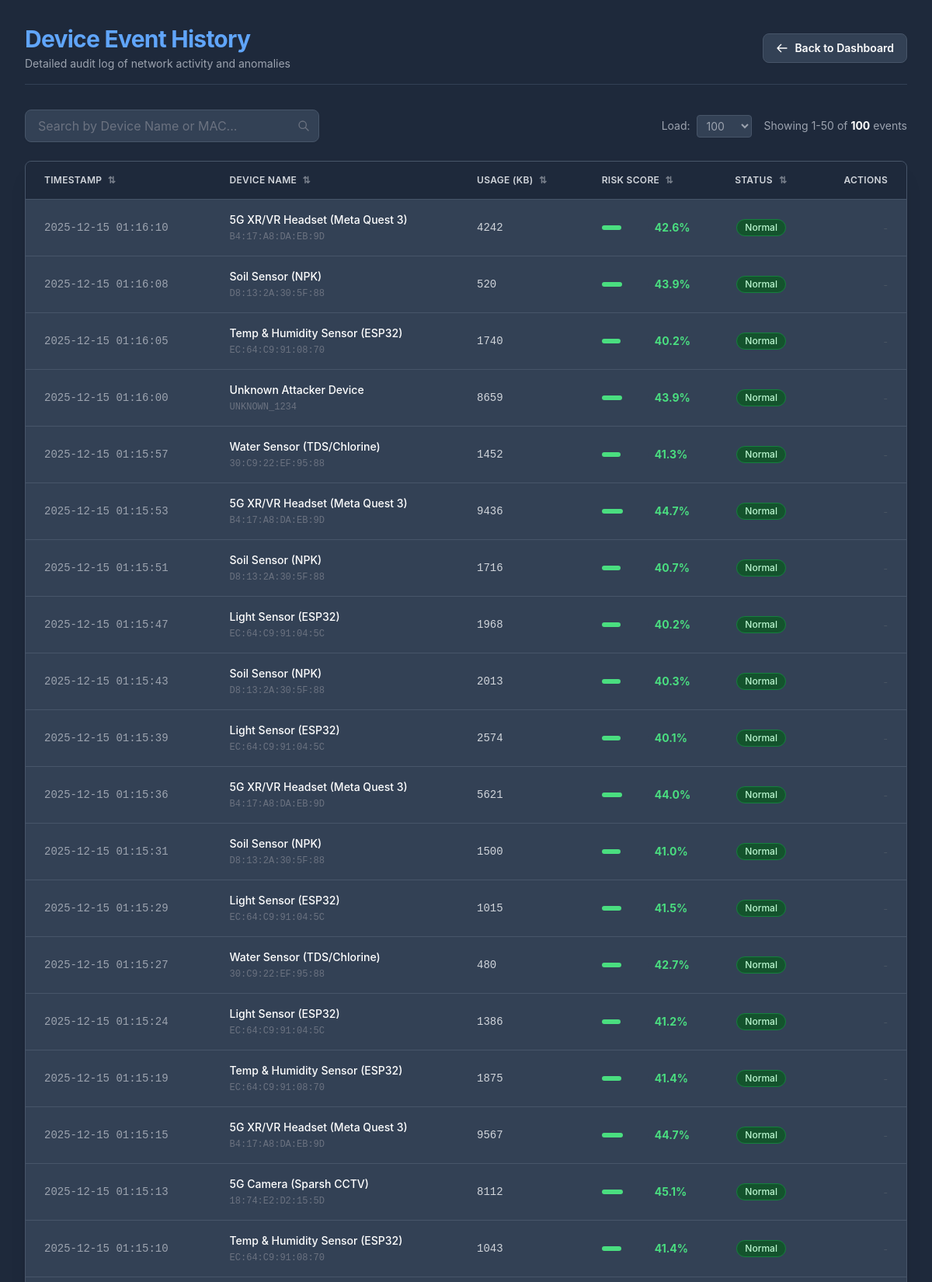
Page /device_events (upper part) on the committed database.
### tables this page shows
CREATE TABLE processed_logs (
        timestamp TEXT PRIMARY KEY,
        device_mac TEXT,
        device_name TEXT,
        usage INTEGER,
        reconnect_delta REAL, -- The Delta T feature (seconds between connections)
        anomaly_flag TEXT,
        risk_score REAL,
        event_group TEXT -- Example: 'WiFi/TCP', 'Web UI'
    );

### src/main.py (the view)
@app.route("/device_events")
def device_events():
    df = data_handler.fetch_logs(limit=100)
    events_data = df.to_dict(orient="records")
    for event in events_data:
        if event.get('risk_score'):
            event['risk_score'] = float(event['risk_score'])
    return render_template("device_events.html",events=events_data)

### src/data_handler.py (called while the page is built)
def fetch_logs(limit=100) -> pd.DataFrame:
    conn = sqlite3.connect(DB_PATH)
    query = f"SELECT * FROM {TABLE_NAME} ORDER BY timestamp DESC LIMIT {limit}"
    df = pd.read_sql_query(query,conn)
    conn.close()
    required_cols = ['timestamp','device_mac','device_name','usage','reconnect_delta','anomaly_flag','risk_score',
                     'event_group']
    for col in required_cols:
        if col not in df.columns:
            df[col] = None
    return df

### src/templates/device_events.html (shortened to what this page needs)
<!DOCTYPE html>
<html lang="en">
<head>
    <script src="https://cdn.tailwindcss.com"></script>
</head>
<body class="bg-soc-bg text-gray-100 font-sans p-4 sm:p-8">
    <div class="max-w-7xl mx-auto">
        <header class="mb-8 border-b border-soc-card pb-4 flex justify-between items-center">
            <div>
                <h1 class="text-3xl font-bold text-soc-primary tracking-tight">Device Event History</h1>
                <p class="text-gray-400 text-sm mt-1">Detailed audit log of network activity and anomalies</p>
            </div>
            <a href="/" class="flex items-center text-sm font-semibold text-white bg-soc-card hover:bg-slate-600 border border-slate-600 py-2 px-4 rounded-lg transition-colors shadow-sm">
                <svg class="w-4 h-4 mr-2" fill="none" stroke="currentColor" viewBox="0 0 24 24"><path stroke-linecap="round" stroke-linejoin="round" stroke-width="2" d="M10 19l-7-7m0 0l7-7m-7 7h18"></path></svg>
                Back to Dashboard
            </a>
        </header>
        <div class="flex flex-col md:flex-row justify-between items-end md:items-center mb-6 gap-4">
            <div class="relative w-full md:w-1/3">
                <input type="text" id="searchInput" onkeyup="searchTable()" placeholder="Search by Device Name or MAC..." class="w-full bg-soc-card text-gray-200 border border-slate-600 rounded-lg py-2 px-4 focus:outline-none focus:ring-2 focus:ring-soc-primary placeholder-gray-500 shadow-sm">
                <div class="absolute inset-y-0 right-0 flex items-center pr-3 pointer-events-none">
                </div>
            </div>
            <div class="flex items-center gap-4 text-sm text-gray-400">
                <div class="flex items-center">
                    <label for="limitSelect" class="mr-2">Load:</label>
                    <select id="limitSelect" onchange="updateLimit()" class="bg-soc-card border border-slate-600 rounded px-2 py-1 focus:outline-none focus:ring-1 focus:ring-soc-primary">
                        <option value="100" selected>100</option>
                    </select>
                </div>
                <div>
                    Showing <span id="showingStart">1</span>-<span id="showingEnd">100</span> of <span id="totalEvents" class="font-bold text-white">{{ events|length }}</span> events
                </div>
            </div>
        </div>
        <div class="bg-soc-card rounded-lg shadow-xl overflow-hidden border border-slate-600 mb-4">
            <div class="overflow-x-auto">
                <table class="w-full text-sm text-left" id="eventsTable">
                    <thead class="bg-slate-800 text-gray-300 uppercase text-xs border-b border-slate-600 select-none">
                        <tr>
                            <th scope="col" class="px-6 py-4 font-semibold tracking-wide cursor-pointer hover:text-white group" onclick="sortTable(0)">
                                Timestamp <span class="sort-icon group-hover:opacity-100 opacity-50">⇅</span>
                            </th>
                            <th scope="col" class="px-6 py-4 font-semibold tracking-wide cursor-pointer hover:text-white group" onclick="sortTable(1)">
                                Device Name <span class="sort-icon group-hover:opacity-100 opacity-50">⇅</span>
                            </th>
                            <th scope="col" class="px-6 py-4 font-semibold tracking-wide cursor-pointer hover:text-white group" onclick="sortTable(2, true)">
                                Usage (KB) <span class="sort-icon group-hover:opacity-100 opacity-50">⇅</span>
                            </th>
                            <th scope="col" class="px-6 py-4 font-semibold tracking-wide cursor-pointer hover:text-white group" onclick="sortTable(3, true)">
                                Risk Score <span class="sort-icon group-hover:opacity-100 opacity-50">⇅</span>
                            </th>
                            <th scope="col" class="px-6 py-4 font-semibold tracking-wide text-center cursor-pointer hover:text-white group" onclick="sortTable(4)">
                                Status <span class="sort-icon group-hover:opacity-100 opacity-50">⇅</span>
                            </th>
                            <th scope="col" class="px-6 py-4 font-semibold tracking-wide text-right">
                                Actions
                            </th>
                        </tr>
                    </thead>
                    <tbody class="divide-y divide-slate-600" id="tableBody">
                        {% for event in events %}
                        {% set is_anomaly = event.anomaly_flag == 'YES' %}
                        <tr class="hover:bg-slate-700/50 transition-colors group {% if is_anomaly %}bg-red-900/10{% endif %} event-row">
                            <td class="px-6 py-4 font-mono text-gray-400 whitespace-nowrap" data-val="{{ event.timestamp }}">{{ event.timestamp }}</td>
                            <td class="px-6 py-4 font-medium text-white" data-val="{{ event.device_name }}">
                                {{ event.device_name }}
                                <br>
                                <span class="text-xs text-gray-500 font-mono">{{ event.device_mac }}</span>
                            </td>
                            <td class="px-6 py-4 text-gray-300 font-mono" data-val="{{ event.usage }}">{{ event.usage }}</td>
                            <td class="px-6 py-4 font-bold" data-val="{{ event.risk_score }}">
                                {% set risk_val = event.risk_score | float %}
                                <div class="flex items-center">
                                    <div class="w-full bg-slate-700 rounded-full h-1.5 mr-2 max-w-[60px]">
                                        <div class="h-1.5 rounded-full {% if risk_val > 0.8 %}bg-soc-alert{% elif risk_val > 0.5 %}bg-yellow-400{% else %}bg-soc-safe{% endif %}" style="width: {{ risk_val * 100 }}%"></div>
                                    </div>
                                    <span class="{% if risk_val > 0.8 %}text-soc-alert{% elif risk_val > 0.5 %}text-yellow-400{% else %}text-soc-safe{% endif %}">
                                        {{ (risk_val * 100)|round(1) }}%
                                    </span>
                                </div>
                            </td>
                            <td class="px-6 py-4 text-center" data-val="{{ '1' if is_anomaly else '0' }}">
                                {% if is_anomaly %}
                                    <span class="inline-flex items-center px-2.5 py-0.5 rounded-full text-xs font-bold bg-red-900 text-red-200 border border-red-700">
                                        THREAT
                                    </span>
                                {% else %}
                                    <span class="inline-flex items-center px-2.5 py-0.5 rounded-full text-xs font-medium bg-green-900 text-green-200 border border-green-700">
                                        Normal
                                    </span>
                                {% endif %}
                            </td>
                            <td class="px-6 py-4 text-right">
                                {% if is_anomaly %}
                                    <button onclick="isolateDevice('{{ event.device_mac }}', '{{ event.device_name }}')" class="text-xs bg-transparent border border-red-500 text-red-400 hover:bg-red-600 hover:text-white font-semibold py-1 px-3 rounded transition-all duration-200 shadow-sm">
                                        ISOLATE
                                    </button>
                                {% else %}
                                    <span class="text-gray-600 text-xs">-</span>
                                {% endif %}
                            </td>
                        </tr>
                        {% endfor %}
                    </tbody>
                </table>
            </div>
        </div>
    </div>
</body>
</html>

### src/templates/device_events.html (style rules this page uses)
.sort-icon { display: inline-block; width: 0.75rem; height: 0.75rem; margin-left: 0.25rem; }

### rows in the picture
processed_logs: timestamp "2025-12-15 01:16:10", device_name "5G XR/VR Headset (Meta Quest 3)", device_mac "B4:17:A8:DA:EB:9D", usage "4242", {{ risk_val * 100 }} 42.61 (drawn), value "42.6", shows "Normal"
processed_logs: timestamp "2025-12-15 01:16:08", device_name "Soil Sensor (NPK)", device_mac "D8:13:2A:30:5F:88", usage "520", value "43.9", shows "Normal"
processed_logs: timestamp "2025-12-15 01:16:05", device_name "Temp & Humidity Sensor (ESP32)", device_mac "EC:64:C9:91:08:70", usage "1740", value "40.2", shows "Normal"
processed_logs: timestamp "2025-12-15 01:16:00", device_name "Unknown Attacker Device", device_mac "UNKNOWN_1234", usage "8659", {{ risk_val * 100 }} 43.919999999999995 (drawn), value "43.9", shows "Normal"
processed_logs: timestamp "2025-12-15 01:15:57", device_name "Water Sensor (TDS/Chlorine)", device_mac "30:C9:22:EF:95:88", usage "1452", {{ risk_val * 100 }} 41.260000000000005 (drawn), value "41.3", shows "Normal"
processed_logs: timestamp "2025-12-15 01:15:53", device_name "5G XR/VR Headset (Meta Quest 3)", device_mac "B4:17:A8:DA:EB:9D", usage "9436", {{ risk_val * 100 }} 44.690000000000005 (drawn), value "44.7", shows "Normal"
processed_logs: timestamp "2025-12-15 01:15:51", device_name "Soil Sensor (NPK)", device_mac "D8:13:2A:30:5F:88", usage "1716", {{ risk_val * 100 }} 40.660000000000004 (drawn), value "40.7", shows "Normal"
processed_logs: timestamp "2025-12-15 01:15:47", device_name "Light Sensor (ESP32)", device_mac "EC:64:C9:91:04:5C", usage "1968", {{ risk_val * 100 }} 40.18 (drawn), value "40.2", shows "Normal"
processed_logs: timestamp "2025-12-15 01:15:43", device_name "Soil Sensor (NPK)", device_mac "D8:13:2A:30:5F:88", usage "2013", {{ risk_val * 100 }} 40.28 (drawn), value "40.3", shows "Normal"
processed_logs: timestamp "2025-12-15 01:15:39", device_name "Light Sensor (ESP32)", device_mac "EC:64:C9:91:04:5C", usage "2574", {{ risk_val * 100 }} 40.06 (drawn), value "40.1", shows "Normal"
processed_logs: timestamp "2025-12-15 01:15:36", device_name "5G XR/VR Headset (Meta Quest 3)", device_mac "B4:17:A8:DA:EB:9D", usage "5621", value "44.0", shows "Normal"
processed_logs: timestamp "2025-12-15 01:15:31", device_name "Soil Sensor (NPK)", device_mac "D8:13:2A:30:5F:88", usage "1500", {{ risk_val * 100 }} 41.02 (drawn), value "41.0", shows "Normal"
processed_logs: timestamp "2025-12-15 01:15:29", device_name "Light Sensor (ESP32)", device_mac "EC:64:C9:91:04:5C", usage "1015", {{ risk_val * 100 }} 41.510000000000005 (drawn), value "41.5", shows "Normal"
processed_logs: timestamp "2025-12-15 01:15:27", device_name "Water Sensor (TDS/Chlorine)", device_mac "30:C9:22:EF:95:88", usage "480", {{ risk_val * 100 }} 42.66 (drawn), value "42.7", shows "Normal"
processed_logs: timestamp "2025-12-15 01:15:24", device_name "Light Sensor (ESP32)", device_mac "EC:64:C9:91:04:5C", usage "1386", {{ risk_val * 100 }} 41.17 (drawn), value "41.2", shows "Normal"
processed_logs: timestamp "2025-12-15 01:15:19", device_name "Temp & Humidity Sensor (ESP32)", device_mac "EC:64:C9:91:08:70", usage "1875", {{ risk_val * 100 }} 41.449999999999996 (drawn), value "41.4", shows "Normal"
processed_logs: timestamp "2025-12-15 01:15:15", device_name "5G XR/VR Headset (Meta Quest 3)", device_mac "B4:17:A8:DA:EB:9D", usage "9567", {{ risk_val * 100 }} 44.72 (drawn), value "44.7", shows "Normal"
processed_logs: timestamp "2025-12-15 01:15:13", device_name "5G Camera (Sparsh CCTV)", device_mac "18:74:E2:D2:15:5D", usage "8112", {{ risk_val * 100 }} 45.15 (drawn), value "45.1", shows "Normal"
processed_logs: timestamp "2025-12-15 01:15:10", device_name "Temp & Humidity Sensor (ESP32)", device_mac "EC:64:C9:91:08:70", usage "1043", {{ risk_val * 100 }} 41.42 (drawn), value "41.4", shows "Normal"

### other values in the picture
{{ events|length }} "100"
